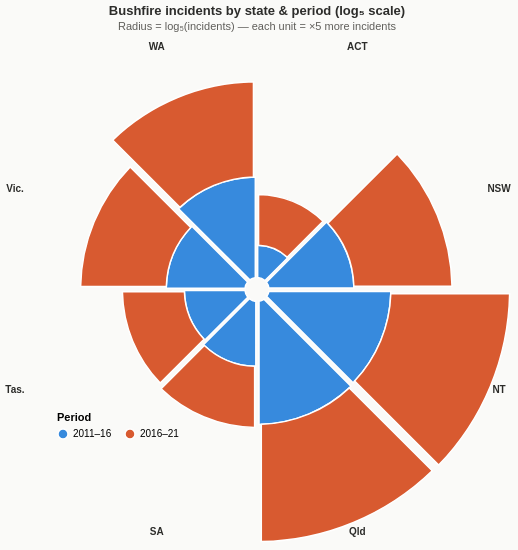

Write the Vega-Lite specification saved for this chart.
### Vega-Lite specification from a JSON file in a GitHub repository (floating-point values rounded to 4 significant figures)
{"$schema": "https://vega.github.io/schema/vega-lite/v5.json", "description": "Polar chart of Australian bushfire incidents by state, log base-5 scaled radius, state labels at outer edge.", "title": {"text": "Bushfire incidents by state & period (log₅ scale)", "subtitle": "Radius = log₅(incidents) — each unit = ×5 more incidents", "anchor": "middle", "fontSize": 13, "subtitleFontSize": 11, "color": "#2C2C2A", "subtitleColor": "#5F5E5A", "offset": 10}, "data": {"values": [{"State": "ACT", "Period": "2011–16", "Incidents": 17, "Log5": 1.76}, {"State": "ACT", "Period": "2016–21", "Incidents": 87, "Log5": 2.775}, {"State": "NSW", "Period": "2011–16", "Incidents": 1766, "Log5": 4.645}, {"State": "NSW", "Period": "2016–21", "Incidents": 5635, "Log5": 5.366}, {"State": "NT", "Period": "2011–16", "Incidents": 45565, "Log5": 6.665}, {"State": "NT", "Period": "2016–21", "Incidents": 34718, "Log5": 6.496}, {"State": "Qld", "Period": "2011–16", "Incidents": 49902, "Log5": 6.721}, {"State": "Qld", "Period": "2016–21", "Incidents": 30323, "Log5": 6.412}, {"State": "SA", "Period": "2011–16", "Incidents": 302, "Log5": 3.548}, {"State": "SA", "Period": "2016–21", "Incidents": 217, "Log5": 3.343}, {"State": "Tas.", "Period": "2011–16", "Incidents": 208, "Log5": 3.316}, {"State": "Tas.", "Period": "2016–21", "Incidents": 234, "Log5": 3.39}, {"State": "Vic.", "Period": "2011–16", "Incidents": 1025, "Log5": 4.307}, {"State": "Vic.", "Period": "2016–21", "Incidents": 1878, "Log5": 4.684}, {"State": "WA", "Period": "2011–16", "Incidents": 7022, "Log5": 5.503}, {"State": "WA", "Period": "2016–21", "Incidents": 4334, "Log5": 5.203}]}, "width": 400, "height": 225, "layer": [{"mark": {"type": "arc", "innerRadius": 12, "stroke": "#ffffff", "strokeWidth": 1.5}, "encoding": {"theta": {"field": "State", "type": "nominal", "sort": ["ACT", "NSW", "NT", "Qld", "SA", "Tas.", "Vic.", "WA"], "stack": true, "band": 1}, "radius": {"field": "Log5", "type": "quantitative", "scale": {"type": "linear", "domain": [0, 7.0], "rangeMin": 12, "rangeMax": 140}}, "color": {"field": "Period", "type": "nominal", "scale": {"domain": ["2011–16", "2016–21"], "range": ["#378ADD", "#D85A30"]}, "legend": {"title": "Period", "orient": "bottom", "direction": "horizontal", "titleFontSize": 11, "labelFontSize": 10, "offset": 10}}, "order": {"field": "Period", "sort": ["2011–16", "2016–21"]}, "tooltip": [{"field": "State", "type": "nominal", "title": "State"}, {"field": "Period", "type": "nominal", "title": "Period"}, {"field": "Incidents", "type": "quantitative", "title": "Incidents", "format": ","}, {"field": "Log5", "type": "quantitative", "title": "log₅(incidents)", "format": ".3f"}]}}, {"transform": [{"filter": {"field": "Period", "equal": "2016–21"}}], "mark": {"type": "text", "fontSize": 10, "fontWeight": "bold", "color": "#2C2C2A", "radiusOffset": 110}, "encoding": {"theta": {"field": "State", "type": "nominal", "sort": ["ACT", "NSW", "NT", "Qld", "SA", "Tas.", "Vic.", "WA"], "stack": true, "band": 0.5}, "radius": {"value": 152}, "text": {"field": "State", "type": "nominal"}}}], "view": {"stroke": null}, "background": "#fafaf8", "config": {"arc": {"padAngle": 0.03}}}
